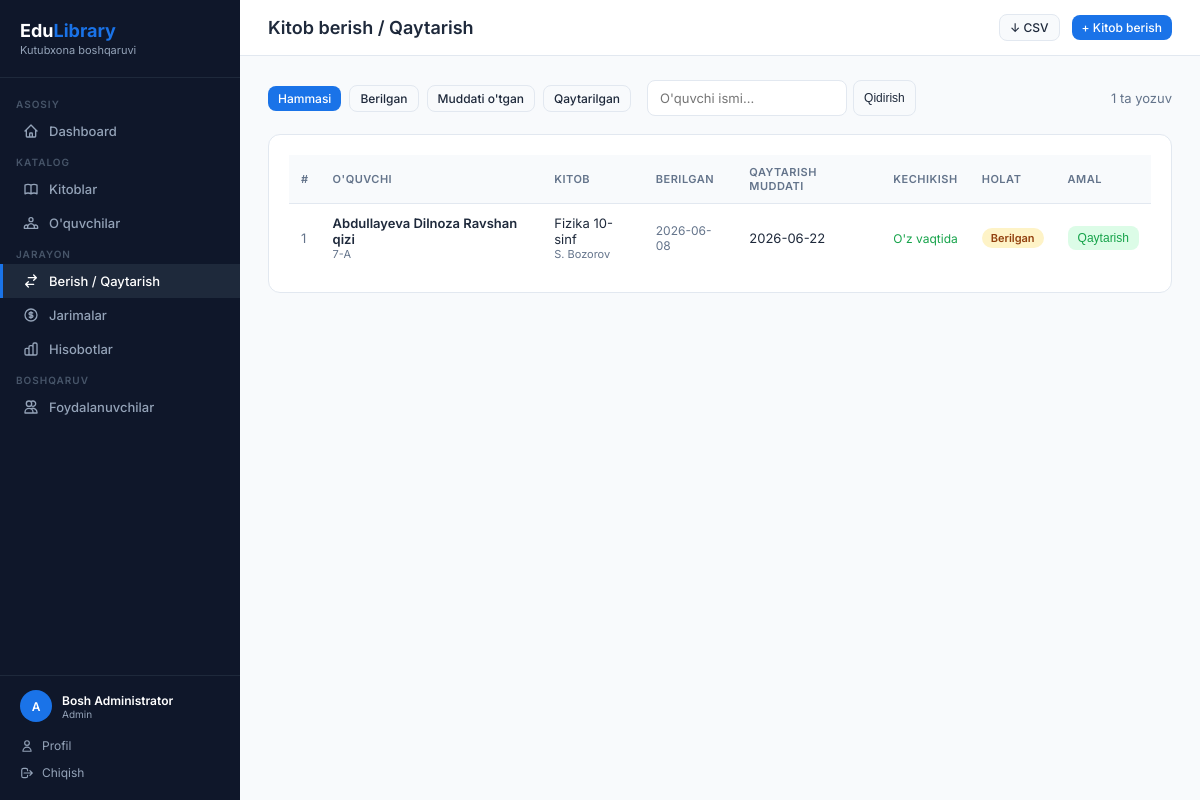
Before: /borrows (signed in) with the older database file.
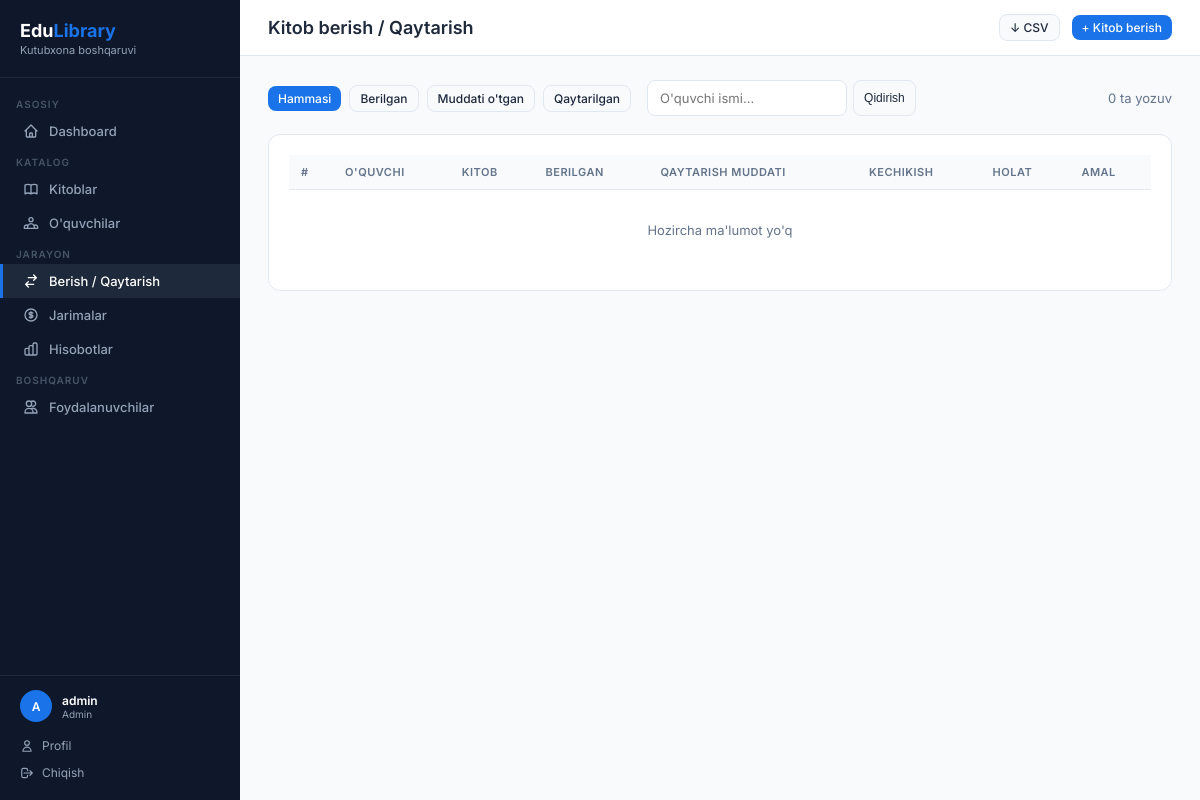
After: the same page with the newer database file.
### app.py (models this page shows, shortened)
class User(UserMixin, db.Model):
    id = db.Column(db.Integer, primary_key=True)
    username = db.Column(db.String(80), unique=True, nullable=False)
    password_hash = db.Column(db.String(200), nullable=False)
    role = db.Column(db.String(20), default='librarian')  # admin / librarian
    full_name = db.Column(db.String(150))
    email = db.Column(db.String(120), unique=True)
    phone = db.Column(db.String(20))
    is_active = db.Column(db.Boolean, default=True)
    last_login = db.Column(db.DateTime)
    created_at = db.Column(db.DateTime, default=datetime.utcnow)
    @property
    def display_name(self):
        try:
            return self.full_name or self.username
        except Exception:
            return self.username

class Borrow(db.Model):
    id = db.Column(db.Integer, primary_key=True)
    student_id = db.Column(db.Integer, db.ForeignKey('student.id'), nullable=False)
    book_id = db.Column(db.Integer, db.ForeignKey('book.id'), nullable=False)
    borrow_date = db.Column(db.Date, default=date.today)
    due_date = db.Column(db.Date, nullable=False)
    return_date = db.Column(db.Date, nullable=True)
    status = db.Column(db.String(20), default='borrowed')  # borrowed / returned / overdue
    notes = db.Column(db.String(250))
    fines = db.relationship('Fine', backref='borrow', lazy=True, cascade='all, delete-orphan')
    @property
    def is_overdue(self):
        return self.status == 'borrowed' and self.due_date < date.today()
    @property
    def days_overdue(self):
        if self.is_overdue:
            return (date.today() - self.due_date).days
        return 0

class Student(db.Model):
    id = db.Column(db.Integer, primary_key=True)
    full_name = db.Column(db.String(150), nullable=False)
    student_id = db.Column(db.String(30), unique=True, nullable=False)
    grade = db.Column(db.String(20), nullable=False)
    gender = db.Column(db.String(10))           # erkak / ayol
    phone = db.Column(db.String(20))
    email = db.Column(db.String(120))
    date_of_birth = db.Column(db.Date)
    address = db.Column(db.String(250))
    parent_name = db.Column(db.String(150))
    parent_phone = db.Column(db.String(20))
    notes = db.Column(db.Text)
    created_at = db.Column(db.DateTime, default=datetime.utcnow)
    borrows = db.relationship('Borrow', backref='student', lazy=True, cascade='all, delete-orphan')

class Book(db.Model):
    id = db.Column(db.Integer, primary_key=True)
    title = db.Column(db.String(200), nullable=False)
    author = db.Column(db.String(150), nullable=False)
    isbn = db.Column(db.String(30), unique=True)
    category = db.Column(db.String(80))
    total_copies = db.Column(db.Integer, default=1)
    available_copies = db.Column(db.Integer, default=1)
    description = db.Column(db.Text)
    publisher = db.Column(db.String(150))
    year = db.Column(db.Integer)
    language = db.Column(db.String(50), default="O'zbek")
    shelf_location = db.Column(db.String(50))
    created_at = db.Column(db.DateTime, default=datetime.utcnow)
    borrows = db.relationship('Borrow', backref='book', lazy=True)

### app.py (the view)
@app.route('/borrows')
@login_required
def borrows():
    status_filter = request.args.get('status', 'all')
    q = request.args.get('q', '')
    query = Borrow.query
    if q:
        query = query.join(Student).filter(Student.full_name.ilike(f'%{q}%'))
    if status_filter == 'borrowed':
        query = query.filter(Borrow.status == 'borrowed')
    elif status_filter == 'returned':
        query = query.filter(Borrow.status == 'returned')
    borrow_list = query.order_by(Borrow.id.desc()).all()
    if status_filter == 'overdue':
        borrow_list = [b for b in Borrow.query.filter_by(status='borrowed').all() if b.is_overdue]
    return render_template('borrows.html', borrows=borrow_list, status_filter=status_filter, q=q)

### app.py (called while the page is built)
@login_manager.user_loader
def load_user(user_id):
    return db.session.get(User, int(user_id))

### templates/borrows.html (shortened to what this page needs)
{% extends 'base.html' %}
{% block page_title %}Kitob berish / Qaytarish{% endblock %}
{% block topbar_actions %}
  <a href="{{ url_for('export_borrows') }}" class="btn btn-secondary btn-sm">↓ CSV</a>
  <a href="{{ url_for('add_borrow') }}" class="btn btn-primary btn-sm">+ Kitob berish</a>
{% endblock %}
{% block content %}
<div class="filter-bar">
  <div class="filter-left">
    <a href="{{ url_for('borrows') }}" class="btn {% if status_filter=='all' %}btn-primary{% else %}btn-secondary{% endif %} btn-sm">Hammasi</a>
    <a href="{{ url_for('borrows', status='borrowed', q=q) }}" class="btn {% if status_filter=='borrowed' %}btn-primary{% else %}btn-secondary{% endif %} btn-sm">Berilgan</a>
    <a href="{{ url_for('borrows', status='overdue', q=q) }}" class="btn {% if status_filter=='overdue' %}btn-danger{% else %}btn-secondary{% endif %} btn-sm">Muddati o'tgan</a>
    <a href="{{ url_for('borrows', status='returned', q=q) }}" class="btn {% if status_filter=='returned' %}btn-success{% else %}btn-secondary{% endif %} btn-sm">Qaytarilgan</a>
    <form method="GET" style="display:flex; gap:6px; margin-left:8px;">
      <input class="form-control" style="width:200px;" type="text" name="q" value="{{ q }}" placeholder="O'quvchi ismi...">
      <button class="btn btn-secondary btn-sm" type="submit">Qidirish</button>
    </form>
  </div>
  <span style="font-size:13px; color:var(--text-muted);">{{ borrows|length }} ta yozuv</span>
</div>
<div class="card">
  <div class="table-wrap">
    <table>
      <thead>
        <tr>
          <th>#</th>
          <th>O'quvchi</th>
          <th>Kitob</th>
          <th>Berilgan</th>
          <th>Qaytarish muddati</th>
          <th>Kechikish</th>
          <th>Holat</th>
          <th>Amal</th>
        </tr>
      </thead>
      <tbody>
        {% for b in borrows %}
        <tr {% if b.is_overdue %}style="background:#fff5f5;"{% endif %}>
          <td style="color:var(--text-muted);">{{ b.id }}</td>
          <td>
            <a href="{{ url_for('student_detail', id=b.student.id) }}" style="color:var(--text); font-weight:600; text-decoration:none;">{{ b.student.full_name }}</a>
            <div style="font-size:11px; color:var(--text-muted);">{{ b.student.grade }}</div>
          </td>
          <td>
            <a href="{{ url_for('book_detail', id=b.book.id) }}" style="color:var(--text); text-decoration:none;">{{ b.book.title }}</a>
            <div style="font-size:11px; color:var(--text-muted);">{{ b.book.author }}</div>
          </td>
          <td style="font-size:12px; color:var(--text-muted);">{{ b.borrow_date }}</td>
          <td style="font-size:13px; {% if b.is_overdue %}color:#dc2626; font-weight:700;{% endif %}">{{ b.due_date }}</td>
          <td>
            {% if b.days_overdue > 0 %}
              <span class="badge badge-danger">{{ b.days_overdue }} kun</span>
            {% elif b.status == 'returned' %}
              <span style="color:var(--text-muted); font-size:12px;">—</span>
            {% else %}
              <span style="color:#16a34a; font-size:12px;">O'z vaqtida</span>
            {% endif %}
          </td>
          <td>
            {% if b.status == 'returned' %}
              <span class="badge badge-success">Qaytarildi</span>
            {% elif b.is_overdue %}
              <span class="badge badge-danger">Muddati o'tdi</span>
            {% else %}
              <span class="badge badge-warning">Berilgan</span>
            {% endif %}
          </td>
          <td>
            {% if b.status == 'borrowed' %}
            <form method="POST" action="{{ url_for('return_book', id=b.id) }}" style="display:inline;" onsubmit="return confirm('Kitob qaytarilsinmi?')">
              <button class="btn btn-success btn-sm" type="submit">Qaytarish</button>
            </form>
            {% else %}
              <span style="color:var(--text-muted); font-size:12px;">{{ b.return_date }}</span>
            {% endif %}
          </td>
        </tr>
        {% else %}
        <tr><td colspan="8" style="text-align:center; color:var(--text-muted); padding:32px;">Hozircha ma'lumot yo'q</td></tr>
        {% endfor %}
      </tbody>
    </table>
  </div>
</div>
{% endblock %}

### templates/base.html (shortened to what this page needs)
<!DOCTYPE html>
<html lang="uz">
<head>
</head>
<body>
{% if current_user.is_authenticated %}
<aside class="sidebar">
  <div class="sidebar-logo">
    <h2>Edu<span>Library</span></h2>
    <p>Kutubxona boshqaruvi</p>
  </div>
  <nav>
    <div class="nav-section">Asosiy</div>
    <a href="{{ url_for('dashboard') }}" class="nav-item {% if request.endpoint == 'dashboard' %}active{% endif %}">
      <svg fill="none" viewBox="0 0 24 24" stroke="currentColor"><path stroke-linecap="round" stroke-linejoin="round" stroke-width="2" d="M3 12l2-2m0 0l7-7 7 7M5 10v10a1 1 0 001 1h3m10-11l2 2m-2-2v10a1 1 0 01-1 1h-3m-6 0a1 1 0 001-1v-4a1 1 0 011-1h2a1 1 0 011 1v4a1 1 0 001 1m-6 0h6"/></svg>
      Dashboard
    </a>
    <div class="nav-section">Katalog</div>
    <a href="{{ url_for('books') }}" class="nav-item {% if 'book' in request.endpoint %}active{% endif %}">
      Kitoblar
    </a>
    <a href="{{ url_for('students') }}" class="nav-item {% if 'student' in request.endpoint %}active{% endif %}">
      O'quvchilar
    </a>
    <div class="nav-section">Jarayon</div>
    <a href="{{ url_for('borrows') }}" class="nav-item {% if 'borrow' in request.endpoint %}active{% endif %}">
      <svg fill="none" viewBox="0 0 24 24" stroke="currentColor"><path stroke-linecap="round" stroke-linejoin="round" stroke-width="2" d="M8 7h12m0 0l-4-4m4 4l-4 4m0 6H4m0 0l4 4m-4-4l4-4"/></svg>
      Berish / Qaytarish
    </a>
    <a href="{{ url_for('fines') }}" class="nav-item {% if 'fine' in request.endpoint %}active{% endif %}">
      <svg fill="none" viewBox="0 0 24 24" stroke="currentColor"><path stroke-linecap="round" stroke-linejoin="round" stroke-width="2" d="M12 8c-1.657 0-3 .895-3 2s1.343 2 3 2 3 .895 3 2-1.343 2-3 2m0-8c1.11 0 2.08.402 2.599 1M12 8V7m0 1v8m0 0v1m0-1c-1.11 0-2.08-.402-2.599-1M21 12a9 9 0 11-18 0 9 9 0 0118 0z"/></svg>
      Jarimalar
    </a>
    <a href="{{ url_for('reports') }}" class="nav-item {% if request.endpoint == 'reports' %}active{% endif %}">
      Hisobotlar
    </a>
    {% if current_user.role == 'admin' %}
    <div class="nav-section">Boshqaruv</div>
    <a href="{{ url_for('users') }}" class="nav-item {% if 'user' in request.endpoint and request.endpoint != 'profile' %}active{% endif %}">
      <svg fill="none" viewBox="0 0 24 24" stroke="currentColor"><path stroke-linecap="round" stroke-linejoin="round" stroke-width="2" d="M12 4.354a4 4 0 110 5.292M15 21H3v-1a6 6 0 0112 0v1zm0 0h6v-1a6 6 0 00-9-5.197M13 7a4 4 0 11-8 0 4 4 0 018 0z"/></svg>
      Foydalanuvchilar
    </a>
    {% endif %}
  </nav>
  <div class="sidebar-footer">
    <div class="sidebar-user">
      <div class="avatar-sm">{{ current_user.username[0].upper() }}</div>
      <div class="info">
        <div class="name">{{ current_user.display_name }}</div>
        <div class="role">{{ 'Admin' if current_user.role == 'admin' else 'Kutubxonachi' }}</div>
      </div>
    </div>
    <a href="{{ url_for('profile') }}">
      <svg width="14" height="14" fill="none" viewBox="0 0 24 24" stroke="currentColor"><path stroke-linecap="round" stroke-linejoin="round" stroke-width="2" d="M16 7a4 4 0 11-8 0 4 4 0 018 0zM12 14a7 7 0 00-7 7h14a7 7 0 00-7-7z"/></svg>
      Profil
    </a>
    <a href="{{ url_for('logout') }}">
      <svg width="14" height="14" fill="none" viewBox="0 0 24 24" stroke="currentColor"><path stroke-linecap="round" stroke-linejoin="round" stroke-width="2" d="M17 16l4-4m0 0l-4-4m4 4H7m6 4v1a3 3 0 01-3 3H6a3 3 0 01-3-3V7a3 3 0 013-3h4a3 3 0 013 3v1"/></svg>
      Chiqish
    </a>
  </div>
</aside>
<div class="main">
  <div class="topbar">
    <h1>{% block page_title %}{% endblock %}</h1>
    <div class="actions">{% block topbar_actions %}{% endblock %}</div>
  </div>
  <div class="content">
    {% block content %}{% endblock %}
  </div>
</div>
{% else %}
{% block auth_content %}{% endblock %}
{% endif %}
</body>
</html>

### templates/base.html (style rules this page uses)
:root { --primary: #1a73e8; --primary-dark: #1557b0; --sidebar-bg: #0f172a; --sidebar-text: #94a3b8; --sidebar-active: #1a73e8; --success: #16a34a; --danger: #dc2626; --warning: #d97706; --info: #0891b2; --bg: #f8fafc; --card: #ffffff; --border: #e2e8f0; --text: #1e293b; --text-muted: #64748b; }
* { margin: 0; padding: 0; box-sizing: border-box; }
body { font-family: 'Inter', sans-serif; background: var(--bg); color: var(--text); display: flex; min-height: 100vh; }
.sidebar { width: 240px; background: var(--sidebar-bg); min-height: 100vh; position: fixed; top: 0; left: 0; z-index: 100; display: flex; flex-direction: column; overflow-y: auto; }
.sidebar-logo { padding: 20px; border-bottom: 1px solid #1e293b; }
.sidebar-logo h2 { color: #fff; font-size: 18px; font-weight: 700; }
.sidebar-logo span { color: var(--primary); }
.sidebar-logo p { color: var(--sidebar-text); font-size: 11px; margin-top: 2px; }
.sidebar nav { flex: 1; padding: 12px 0; }
.nav-section { padding: 8px 16px 4px; font-size: 10px; font-weight: 600; color: #475569; letter-spacing: 1px; text-transform: uppercase; }
.nav-item { display: flex; align-items: center; gap: 10px; padding: 9px 20px; color: var(--sidebar-text); text-decoration: none; font-size: 13px; font-weight: 500; transition: all .2s; border-left: 3px solid transparent; }
.nav-item.active { color: #fff; background: #1e293b; border-left-color: var(--primary); }
.nav-item svg { width: 16px; height: 16px; flex-shrink: 0; }
.sidebar-footer { padding: 14px 20px; border-top: 1px solid #1e293b; }
.sidebar-user { display: flex; align-items: center; gap: 10px; margin-bottom: 10px; }
.sidebar-user .avatar-sm { width: 32px; height: 32px; border-radius: 50%; background: var(--primary); color: #fff; display: flex; align-items: center; justify-content: center; font-size: 12px; font-weight: 600; flex-shrink: 0; }
.sidebar-user .info { flex: 1; min-width: 0; }
.sidebar-user .info .name { color: #fff; font-size: 12px; font-weight: 600; white-space: nowrap; overflow: hidden; text-overflow: ellipsis; }
.sidebar-user .info .role { color: var(--sidebar-text); font-size: 10px; }
.sidebar-footer a { display: flex; align-items: center; gap: 8px; color: var(--sidebar-text); text-decoration: none; font-size: 12px; padding: 6px 0; }
.main { margin-left: 240px; flex: 1; display: flex; flex-direction: column; min-height: 100vh; }
.topbar { background: var(--card); border-bottom: 1px solid var(--border); padding: 14px 28px; display: flex; align-items: center; justify-content: space-between; }
.topbar h1 { font-size: 18px; font-weight: 600; }
.topbar .actions { display: flex; align-items: center; gap: 12px; }
.content { padding: 24px 28px; flex: 1; }
.card { background: var(--card); border: 1px solid var(--border); border-radius: 12px; padding: 20px; }
.table-wrap { overflow-x: auto; }
table { width: 100%; border-collapse: collapse; font-size: 13px; }
thead th { background: var(--bg); padding: 10px 12px; text-align: left; font-size: 11px; font-weight: 600; color: var(--text-muted); text-transform: uppercase; letter-spacing: .5px; border-bottom: 1px solid var(--border); }
tbody td { padding: 11px 12px; border-bottom: 1px solid var(--border); vertical-align: middle; }
tbody tr:last-child td { border-bottom: none; }
.btn { display: inline-flex; align-items: center; gap: 6px; padding: 8px 14px; border-radius: 8px; border: none; cursor: pointer; font-size: 13px; font-weight: 500; text-decoration: none; transition: all .2s; }
.btn-primary { background: var(--primary); color: #fff; }
.btn-secondary { background: var(--bg); color: var(--text); border: 1px solid var(--border); }
.btn-sm { padding: 5px 10px; font-size: 12px; }
.form-control { width: 100%; padding: 9px 12px; border: 1px solid var(--border); border-radius: 8px; font-size: 13px; font-family: inherit; outline: none; transition: border-color .2s; background: #fff; color: var(--text); }
.filter-bar { display: flex; align-items: center; justify-content: space-between; margin-bottom: 18px; flex-wrap: wrap; gap: 10px; }
.filter-left { display: flex; align-items: center; gap: 8px; flex-wrap: wrap; }

Changed rows visible on the page:
removed Borrow: id "1", student.full_name "Abdullayeva Dilnoza Ravshan qizi", student.grade "7-A", book "Fizika 10-sinf", book.author "S. Bozorov", borrow_date "2026-06-08", due_date "2026-06-22", status "O'z vaqtida"
changed User "Admin": display_name "Bosh Administrator" → "admin"
Other visible differences:
{{ borrows|length }}: "1" → "0"
text now shown: "Hozircha ma'lumot yo'q"
